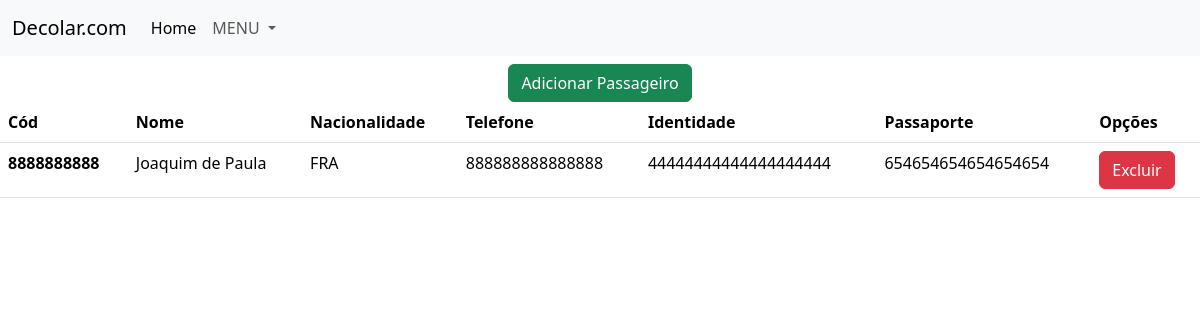
Screenshot of /api/tripulation/3/ with the database file from the repository.
### app/migrations/models/passageiro.py (models this page shows, shortened)
class Passageiro(BaseModel):
    class Meta:
        abstract = False
    cod = models.CharField(max_length=10, blank=False, null=False, unique=True)
    nome = models.CharField(max_length=100, blank=False, null=False)
    data_nascimento = models.DateField()
    email = models.CharField(unique=True, max_length=100)
    telefone = models.CharField(max_length=15, validators=[MinLengthValidator(10)], blank=False, null=False)
    identidade = models.CharField(max_length=20, validators=[MinLengthValidator(4)], blank=False, null=False)
    nacionalidade = models.CharField(choices=[(nacionalidade.name, nacionalidade.value) for nacionalidade in Nacionalidade], max_length=15)
    passaporte = models.CharField(max_length=20, validators=[MinLengthValidator(5)], blank=False, null=False, unique=True)
    vencimento_passaporte = models.DateField(blank=False, null=False)
    endereco = models.CharField(max_length=50, validators=[MinLengthValidator(20)], blank=False, null=False)
    def get_passageiros_by_voo(v):
        try:
            if v.__class__.__name__ == 'Voo':
                return list(Passageiro.objects.filter(voo=v))
            else:
                raise TypeError('Tipo de parâmetro inválido')
        except Exception as e:
                raise e

### app/views/voos_views.py (the view)
# urls.py: path('api/tripulation/<int:id>/', get_passageiros_voo, name='tripulacao'),
def get_passageiros_voo(request, id):
    try:
        voo = get_object_or_404(Voo, pk=id)
        if request.method == 'GET':
            if isinstance(voo, Voo):
                tripulacao = Passageiro.get_passageiros_by_voo(voo)
                context = {
                    'tripulacao': tripulacao,
                    'voo': voo
                }
                return render(request, 'tripulacao.html', context)
            else:
                raise Exception('Instância inválida')
        else:
            raise Exception('Método inválido')
    except Exception as e:
        context = {
            'message': str(e)
        }
        return render(request, 'error.html', context)

### app/templates/tripulacao.html
{% extends 'base.html' %}
{% block conteudo %}
<div  class="container-sm" style=" display: flex; justify-content: center;">
    <a href="{% url 'add_passageiro' voo.id %}">
        <button type="button" class="btn btn-success">Adicionar Passageiro</button>
    </a>
</div>
    <table class="table">
        <thead>
        <tr>
            <th scope="col">Cód</th>
            <th scope="col">Nome</th>
            <th scope="col">Nacionalidade</th>
            <th scope="col">Telefone</th>
            <th scope="col">Identidade</th>
            <th scope="col">Passaporte</th>
            <th scope="col">Opções</th>
        </tr>
        </thead>
        <tbody>
        {% for passageiro in tripulacao %}
        <tr>
            <th scope="row">{{passageiro.cod}}</th>
            <td>{{passageiro.nome}}</td>
            <td>{{passageiro.nacionalidade}}</td>
            <td>{{passageiro.telefone}}</td>
            <td>{{passageiro.identidade}}</td>
            <td>{{passageiro.passaporte}}</td>
            <td>
                <a href="{% url 'delete_tripulante' passageiro.id voo.id%}"><button id="{{passageiro.id}}" type="button" class="btn btn-danger">Excluir</button></a>
            </td>
        </tr>
        {% endfor %}
        </tbody>
    </table>
{% endblock %}

### rows the page displays
Passageiro: cod "8888888888", nome "Joaquim de Paula", nacionalidade "FRA", telefone "888888888888888", identidade "44444444444444444444", passaporte "654654654654654654"
